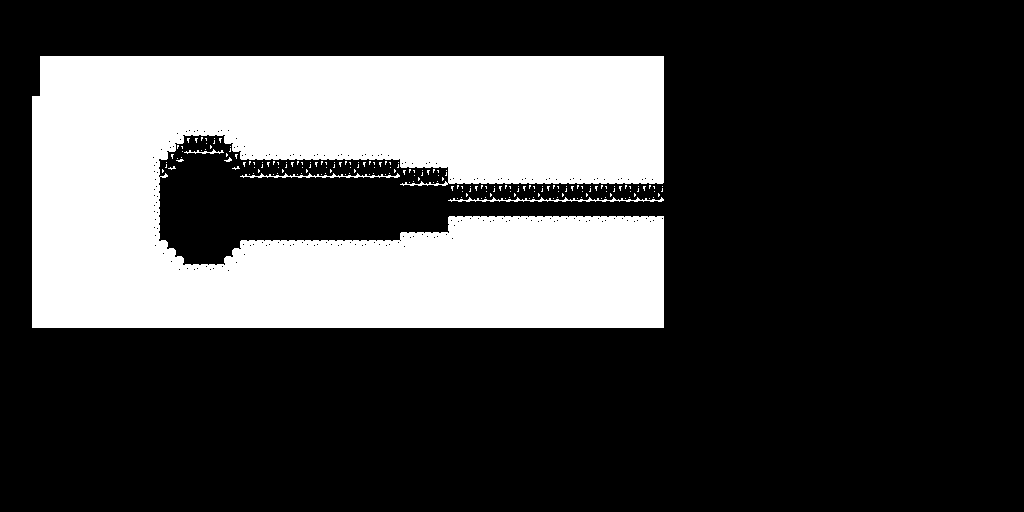

The image is a tile-based game level rendered from a .tmx file. Its description and source (layers, tilesets, objects; grid data summarised) follow:
An orthogonal 128x64 tile map with 8x8 px tiles, 1 tile layer (map) and 21 objects (4x Snow 1, 3x Snow 2, 2x Snow 3, 2x Snow 4, Ice Cube Area Gateway, ...).

<map version="1.10" tiledversion="1.11.2" orientation="orthogonal" renderorder="right-down" width="128" height="64" tilewidth="8" tileheight="8" infinite="0" nextlayerid="3" nextobjectid="43">
 <editorsettings>
  <export target="../public/assets/tilemaps/winter_flower_area.json" format="json" />
 </editorsettings>
 <tileset firstgid="1" name="snow" tilewidth="8" tileheight="8" spacing="8" margin="8" tilecount="64" columns="8">
  <image source="../public/assets/tilemaps/snow.png" width="136" height="136" />
  <tile id="0">
   <properties>
    <property name="collision" type="bool" value="true" />
   </properties>
  </tile>
  <tile id="1">
   <properties>
    <property name="collision" type="bool" value="true" />
   </properties>
  </tile>
  <tile id="2">
   <properties>
    <property name="collision" type="bool" value="true" />
   </properties>
  </tile>
  <tile id="3">
   <properties>
    <property name="collision" type="bool" value="true" />
   </properties>
  </tile>
  <tile id="4">
   <properties>
    <property name="collision" type="bool" value="true" />
   </properties>
  </tile>
  <tile id="5">
   <properties>
    <property name="collision" type="bool" value="true" />
   </properties>
  </tile>
  <tile id="6">
   <properties>
    <property name="collision" type="bool" value="true" />
   </properties>
  </tile>
  <tile id="8">
   <properties>
    <property name="collision" type="bool" value="true" />
   </properties>
  </tile>
  <tile id="9">
   <properties>
    <property name="collision" type="bool" value="true" />
   </properties>
  </tile>
  <tile id="10">
   <properties>
    <property name="collision" type="bool" value="true" />
   </properties>
  </tile>
  <tile id="11">
   <properties>
    <property name="collision" type="bool" value="true" />
   </properties>
  </tile>
  <tile id="12">
   <properties>
    <property name="collision" type="bool" value="true" />
   </properties>
  </tile>
  <tile id="13">
   <properties>
    <property name="collision" type="bool" value="true" />
   </properties>
  </tile>
  <tile id="14">
   <properties>
    <property name="collision" type="bool" value="true" />
   </properties>
  </tile>
  <tile id="16">
   <properties>
    <property name="collision" type="bool" value="true" />
   </properties>
  </tile>
  <tile id="17">
   <properties>
    <property name="collision" type="bool" value="true" />
   </properties>
  </tile>
  <tile id="18">
   <properties>
    <property name="collision" type="bool" value="true" />
   </properties>
  </tile>
  <tile id="19">
   <properties>
    <property name="collision" type="bool" value="true" />
   </properties>
  </tile>
  <tile id="20">
   <properties>
    <property name="collision" type="bool" value="true" />
   </properties>
  </tile>
  <tile id="21">
   <properties>
    <property name="collision" type="bool" value="true" />
   </properties>
  </tile>
  <tile id="22">
   <properties>
    <property name="collision" type="bool" value="true" />
   </properties>
  </tile>
  <tile id="24">
   <properties>
    <property name="collision" type="bool" value="true" />
   </properties>
  </tile>
  <tile id="25">
   <properties>
    <property name="collision" type="bool" value="false" />
   </properties>
  </tile>
  <tile id="26">
   <properties>
    <property name="collision" type="bool" value="false" />
   </properties>
  </tile>
  <tile id="27">
   <properties>
    <property name="collision" type="bool" value="false" />
   </properties>
  </tile>
  <tile id="28">
   <properties>
    <property name="collision" type="bool" value="true" />
   </properties>
  </tile>
  <tile id="29">
   <properties>
    <property name="collision" type="bool" value="true" />
   </properties>
  </tile>
  <tile id="30">
   <properties>
    <property name="collision" type="bool" value="true" />
   </properties>
  </tile>
  <tile id="32">
   <properties>
    <property name="collision" type="bool" value="true" />
   </properties>
  </tile>
  <tile id="33">
   <properties>
    <property name="collision" type="bool" value="true" />
   </properties>
  </tile>
  <tile id="34">
   <properties>
    <property name="collision" type="bool" value="true" />
   </properties>
  </tile>
  <tile id="35">
   <properties>
    <property name="collision" type="bool" value="true" />
   </properties>
  </tile>
  <tile id="36">
   <properties>
    <property name="collision" type="bool" value="true" />
   </properties>
  </tile>
  <tile id="37">
   <properties>
    <property name="collision" type="bool" value="true" />
   </properties>
  </tile>
  <tile id="38">
   <properties>
    <property name="collision" type="bool" value="true" />
   </properties>
  </tile>
  <tile id="40">
   <properties>
    <property name="collision" type="bool" value="false" />
   </properties>
  </tile>
 </tileset>
 <layer id="1" name="map" width="128" height="64">
  <data>[8192 cells, 2681 non-empty, 27 distinct tile ids]</data>
 </layer>
 <objectgroup id="2" name="objects">
  <object id="1" name="Ice Cube Area Gateway" x="456" y="200" width="16" height="16" />
  <object id="20" name="Flower" x="205" y="208">
   <point />
  </object>
  <object id="21" name="Dead Flower 1" x="381" y="206">
   <point />
  </object>
  <object id="22" name="Dead Flower 2" x="319" y="199">
   <point />
  </object>
  <object id="23" name="Dead Flower 3" x="269" y="209">
   <point />
  </object>
  <object id="24" name="Trigger Flower Cutscene" x="249" y="176" width="5" height="64" />
  <object id="25" name="Next To Flower" x="229" y="208">
   <point />
  </object>
  <object id="26" name="Back From Flower" x="245" y="208">
   <point />
  </object>
  <object id="27" name="Storm Area" x="188" y="137" width="220" height="137" />
  <object id="31" name="Snow 2" x="295" y="195">
   <point />
  </object>
  <object id="32" name="Snow 3" x="313" y="233">
   <point />
  </object>
  <object id="33" name="Snow 4" x="371" y="194">
   <point />
  </object>
  <object id="34" name="Snow 1" x="401" y="218">
   <point />
  </object>
  <object id="35" name="Snow 1" x="376" y="236">
   <point />
  </object>
  <object id="36" name="Snow 4" x="408" y="201">
   <point />
  </object>
  <object id="37" name="Snow 2" x="370" y="208">
   <point />
  </object>
  <object id="38" name="Snow 3" x="428" y="215">
   <point />
  </object>
  <object id="39" name="Snow 2" x="344" y="223">
   <point />
  </object>
  <object id="40" name="Snow 1" x="328" y="186">
   <point />
  </object>
  <object id="41" name="Snow 1" x="269" y="214">
   <point />
  </object>
  <object id="42" name="Camera Bounds" x="39" y="62" width="622" height="262" />
 </objectgroup>
</map>